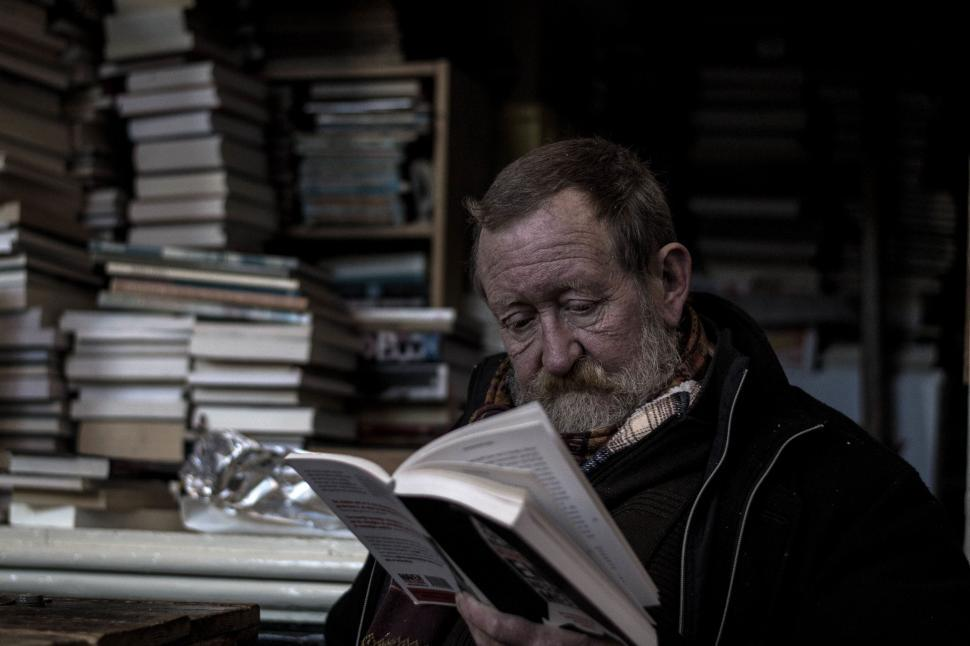
#> input picture data/sample_hum.png, 970 x 646 px, found by its file name
$ python app.py
#> lines starting #> are read from the running program, lines starting #| are printed output that depends on the picture; after the words box and inside, x2 and y2 are one past the last pixel; in counts of white or black regions, pixels touching at a corner belong together
import os
import cv2
import numpy as np
img = cv2.imread(os.path.join('.' , 'data' , 'sample_hum.png'))
#> img is the input picture: shape (646, 970, 3); mean B, G, R 42.3, 42.4, 44.7

min = 50
max = 100

img_edge = cv2.Canny(img , min ,max)
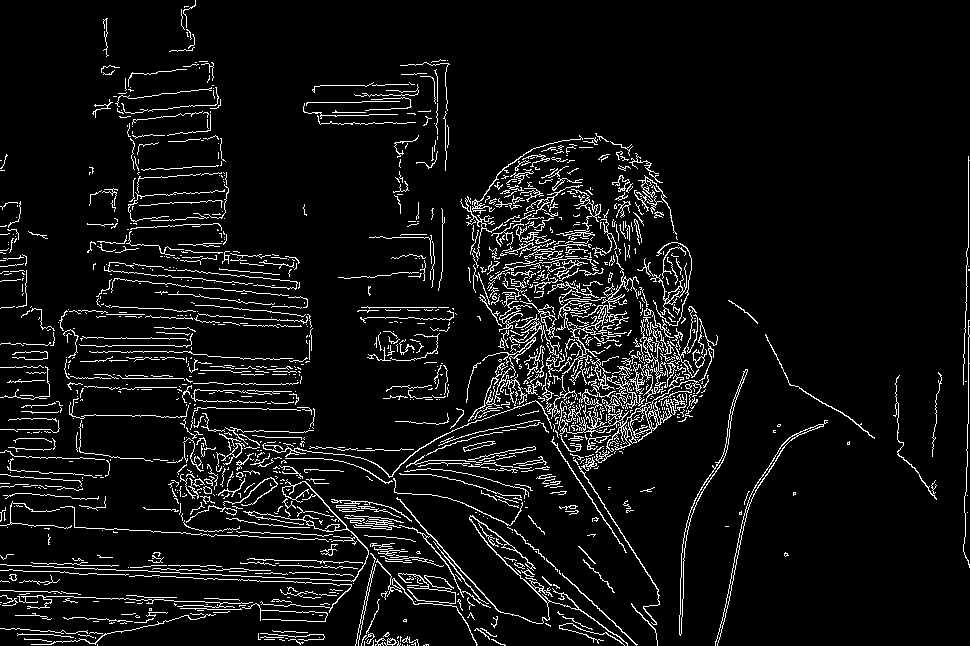
#> img_edge: shape (646, 970); 6.9% white in thin lines or dots

img_edge_d = cv2.dilate(img_edge , np.ones((3,3) , dtype=np.int8) )
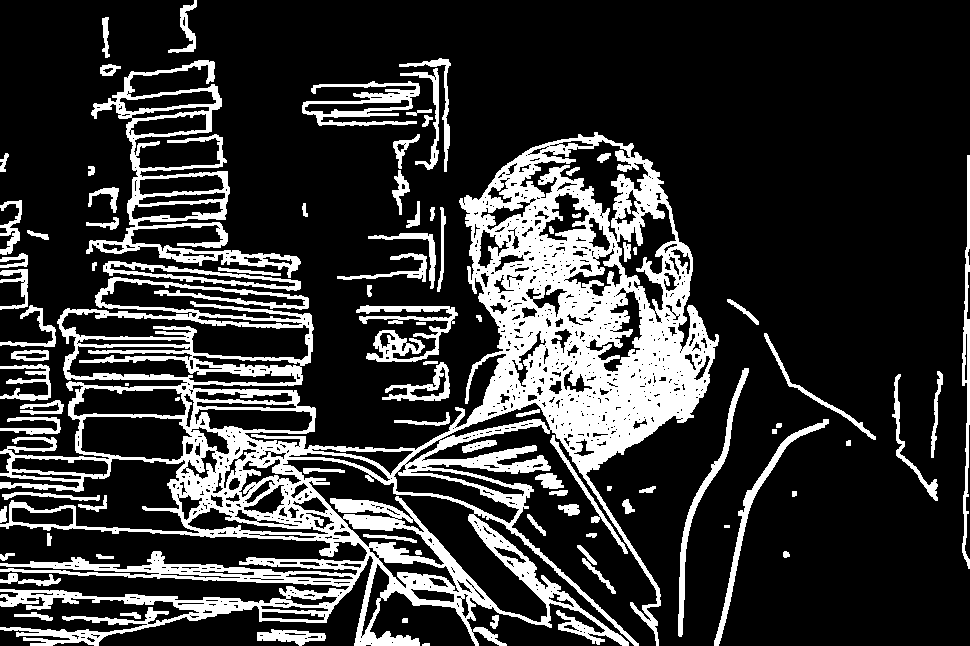
#> img_edge_d: shape (646, 970); 21.4% white; 91 white regions (3 under 20 px), largest, box (x1, y1, x2, y2) and area: (0, 132, 719, 646) 97695, (86, 60, 301, 278) 8113, (356, 305, 458, 362) 2230
img_edge_e = cv2.erode(img_edge_d , np.ones((3,3) , dtype=np.int8))
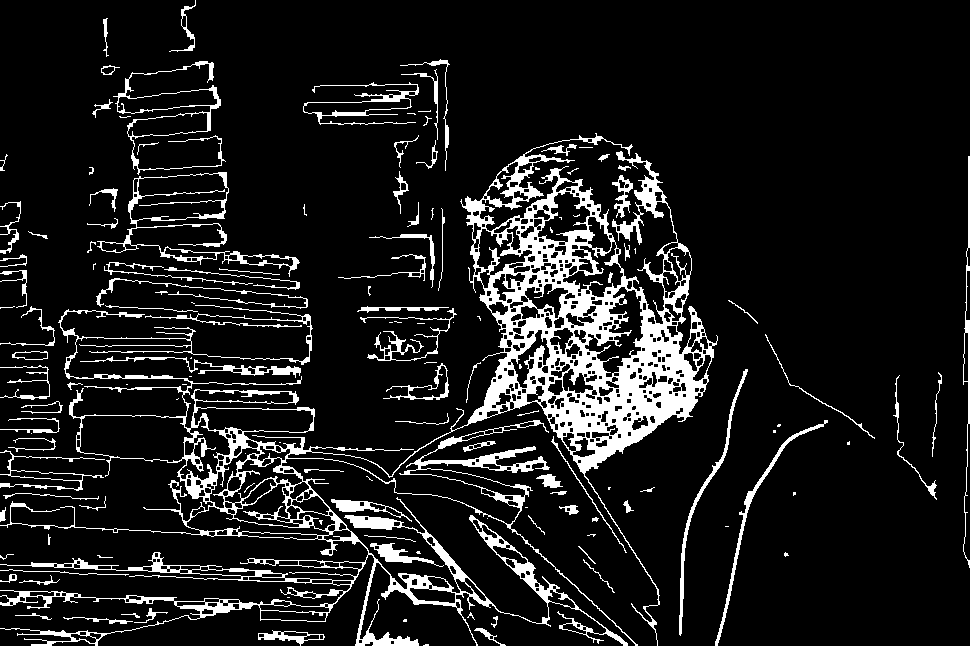
#> img_edge_e: shape (646, 970); 11% white; 142 white regions (50 under 20 px), largest, box (x1, y1, x2, y2) and area: (0, 133, 718, 646) 49272, (97, 172, 300, 277) 1983, (113, 61, 226, 175) 1320


cv2.imshow('orginal' , img)
cv2.imshow('edges' , img_edge)
cv2.imshow('img_edge_d' , img_edge_d)
cv2.imshow('img_edge_e' , img_edge_e)


cv2.waitKey(0)
cv2.destroyAllWindows()

$ run again, with data/sample_bear.png copied over data/sample_hum.png
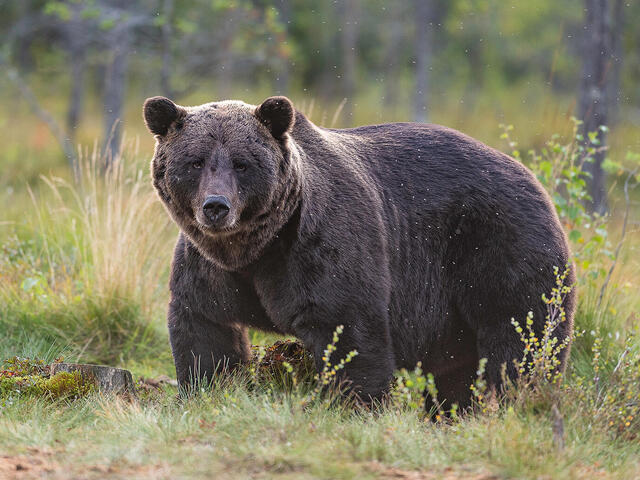
#> input picture data/sample_bear.png, 640 x 480 px, found by its file name
#> img is the input picture: shape (480, 640, 3); mean B, G, R 96.3, 117.1, 121.2
#> `img_edge = cv2.Canny(img , min ,max)`:
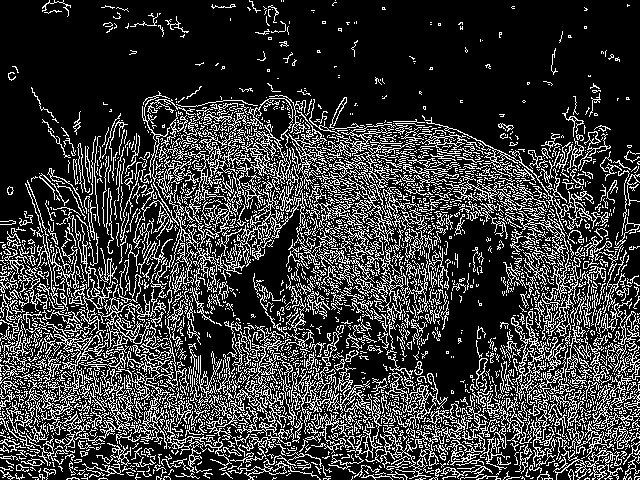
#> img_edge: shape (480, 640); 22.6% white in thin lines or dots
#> img_edge_d: shape (480, 640); 63.5% white; 2139 black regions (1975 under 20 px), largest, box (x1, y1, x2, y2) and area: (0, 0, 640, 246) 77670, (420, 219, 525, 409) 8341, (226, 211, 299, 328) 2885
#> `img_edge_e = cv2.erode(img_edge_d , np.ones((3,3) , dtype=np.int8))`:
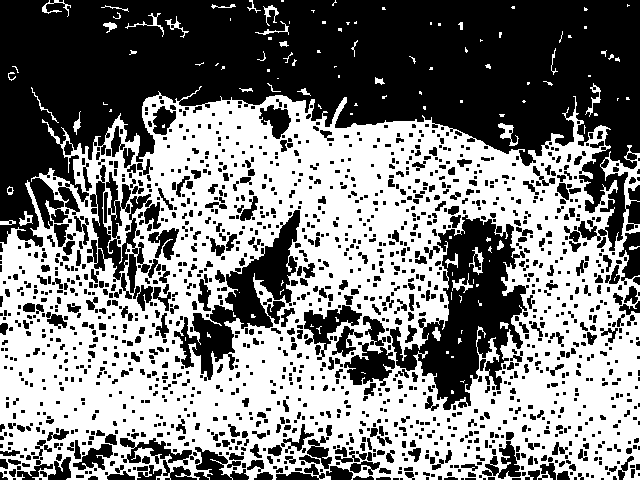
#> img_edge_e: shape (480, 640); 49.6% white; 124 white regions (88 under 20 px), largest, box (x1, y1, x2, y2) and area: (0, 86, 640, 480) 149312, (498, 123, 519, 146) 181, (469, 247, 484, 275) 141
